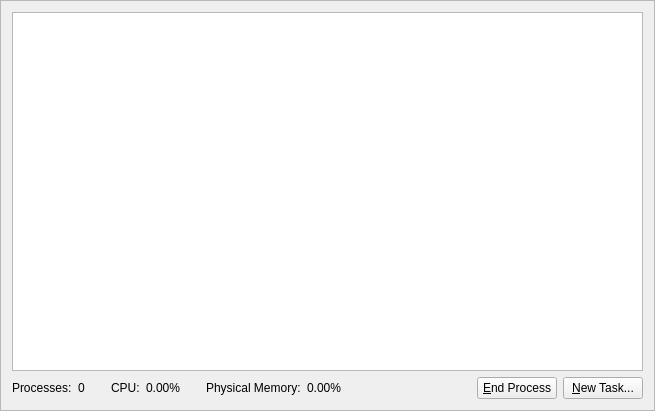
<?xml version="1.0" encoding="UTF-8"?>
<ui version="4.0">
 <class>FrameProcess</class>
 <widget class="QFrame" name="FrameProcess">
  <property name="geometry">
   <rect>
    <x>0</x>
    <y>0</y>
    <width>655</width>
    <height>411</height>
   </rect>
  </property>
  <property name="windowTitle">
   <string>Frame</string>
  </property>
  <property name="frameShape">
   <enum>QFrame::StyledPanel</enum>
  </property>
  <property name="frameShadow">
   <enum>QFrame::Raised</enum>
  </property>
  <layout class="QVBoxLayout" name="verticalLayout">
   <item>
    <widget class="QTreeView" name="treeViewProcess"/>
   </item>
   <item>
    <layout class="QHBoxLayout" name="horizontalLayout">
     <item>
      <widget class="QLabel" name="label_2">
       <property name="text">
        <string>Processes:</string>
       </property>
      </widget>
     </item>
     <item>
      <widget class="QLabel" name="labelNumProcesses">
       <property name="text">
        <string>0</string>
       </property>
      </widget>
     </item>
     <item>
      <spacer name="horizontalSpacer_5">
       <property name="orientation">
        <enum>Qt::Horizontal</enum>
       </property>
       <property name="sizeType">
        <enum>QSizePolicy::Fixed</enum>
       </property>
       <property name="sizeHint" stdset="0">
        <size>
         <width>20</width>
         <height>20</height>
        </size>
       </property>
      </spacer>
     </item>
     <item>
      <widget class="QLabel" name="label_1">
       <property name="text">
        <string>CPU:</string>
       </property>
      </widget>
     </item>
     <item>
      <widget class="QLabel" name="labelCPUUsage">
       <property name="text">
        <string>0.00%</string>
       </property>
      </widget>
     </item>
     <item>
      <spacer name="horizontalSpacer_3">
       <property name="orientation">
        <enum>Qt::Horizontal</enum>
       </property>
       <property name="sizeType">
        <enum>QSizePolicy::Fixed</enum>
       </property>
       <property name="sizeHint" stdset="0">
        <size>
         <width>20</width>
         <height>20</height>
        </size>
       </property>
      </spacer>
     </item>
     <item>
      <widget class="QLabel" name="label">
       <property name="text">
        <string>Physical Memory:</string>
       </property>
      </widget>
     </item>
     <item>
      <widget class="QLabel" name="labelPhysicalMemory">
       <property name="text">
        <string>0.00%</string>
       </property>
      </widget>
     </item>
     <item>
      <spacer name="horizontalSpacer_2">
       <property name="orientation">
        <enum>Qt::Horizontal</enum>
       </property>
       <property name="sizeType">
        <enum>QSizePolicy::Expanding</enum>
       </property>
       <property name="sizeHint" stdset="0">
        <size>
         <width>20</width>
         <height>20</height>
        </size>
       </property>
      </spacer>
     </item>
     <item>
      <spacer name="horizontalSpacer">
       <property name="orientation">
        <enum>Qt::Horizontal</enum>
       </property>
       <property name="sizeHint" stdset="0">
        <size>
         <width>40</width>
         <height>20</height>
        </size>
       </property>
      </spacer>
     </item>
     <item>
      <widget class="QPushButton" name="pushButtonEndProcess">
       <property name="enabled">
        <bool>true</bool>
       </property>
       <property name="font">
        <font>
         <pointsize>9</pointsize>
         <weight>50</weight>
         <bold>false</bold>
        </font>
       </property>
       <property name="text">
        <string>&amp;End Process</string>
       </property>
      </widget>
     </item>
     <item>
      <widget class="QPushButton" name="pushButtonNewTask">
       <property name="enabled">
        <bool>true</bool>
       </property>
       <property name="font">
        <font>
         <pointsize>9</pointsize>
         <weight>50</weight>
         <bold>false</bold>
        </font>
       </property>
       <property name="text">
        <string>&amp;New Task...</string>
       </property>
      </widget>
     </item>
    </layout>
   </item>
  </layout>
 </widget>
 <resources/>
 <connections/>
</ui>
